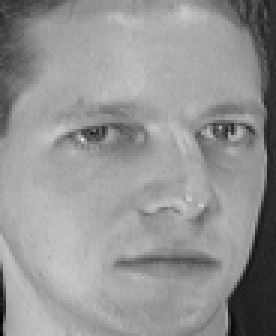
#> input picture data/data/ORL/s1/2.pgm, 92 x 112 px, found by its file name (shown 3 times larger); its folder holds only this picture in this run
$ jupyter execute --allow-errors assignment1_v2.ipynb   (shell and % lines are left out)
#> lines starting #> are read from the running program, lines starting #| are printed output that depends on the picture
## COMP5328 - Advanced Machine Learning
## Assignment 1: Non-negative Matrix Factorization
----------------------------------------------------------------------------------------

**(Semester 2, 2025)**

In this ipython notebook, we provide some example code for assignment1.
+ Load Data.
    - ORL dataset.
    - Extended YaleB dataset.
    - AR dataset (**optional**).
+ Perform Evaluation.
   - Relative Reconstruction Errors.
   - Accuracy, NMI (**optional**).

Lecturer: Tongliang Liu.

**Note: All datasets can be used only for this assignment and you are not allowed to distribute these datasets. If you want to use AR dataset, you need to apply it by yourself (we do not provide AR dataset due to the problem of license, please find more details in http://www2.ece.ohio-state.edu/~aleix/ARdatabase.html).**

## 1. Load Dataset

### 1.0 Data Folder

[cell 1]
# The structure of data folder.

### 1.1 Load ORL Dataset and Extended YaleB Dataset.
+ ORL dataset contains ten different images of each of 40 distinct subjects. For some subjects, the images were taken at different times, varying the lighting, facial expressions (open / closed eyes, smiling / not smiling) and facial details (glasses / no glasses). All the images were taken against a dark homogeneous background with the subjects in an upright, frontal position (with tolerance for some side movement). The size of each image is 92x112 pixels, with 256 grey levels per pixel. To further reduce the computation complexity, you can resize all images to 30x37 pixels.

+ Extended YaleB dataset contains 2414 images of 38 human subjects under 9 poses and 64 illumination conditions. All images are manually aligned, cropped, and then resized to 168x192 pixels. To further reduce the computation complexity, you can resize all images to 42x48 pixels.

[cell 2]
import os
import numpy as np
from PIL import Image, ImageOps, ImageFilter

def load_data(root='data/CroppedYaleB', reduce=4,
              enable_equalize=True,
              enable_median=True, median_ksize=3,
              robust_norm=True, p_low=1.0, p_high=99.0,
              ellipse_mask=True, mask_rx=0.85, mask_ry=0.90):
    """
    Load ORL (or Extended YaleB) dataset to numpy array.

    Args:
        root: path to dataset.
        reduce: scale factor for zooming out images.
        enable_equalize: apply global histogram equalization.
        enable_median: apply median denoising.
        median_ksize: kernel size for median filter (odd number ≥3).
        robust_norm: percentile scaling to [0,1].
        p_low, p_high: low/high percentiles for robust normalization.
        ellipse_mask: apply elliptical mask to suppress background.
        mask_rx, mask_ry: mask radii ratios along x/y (0~1).
    """
    images, labels = [], []

    for i, person in enumerate(sorted(os.listdir(root))):

        if not os.path.isdir(os.path.join(root, person)):
            continue

        for fname in os.listdir(os.path.join(root, person)):

            # Remove background images in Extended YaleB dataset.
            if fname.endswith('Ambient.pgm'):
                continue

            if not fname.endswith('.pgm'):
                continue

            # load image.
            img = Image.open(os.path.join(root, person, fname))
            img = img.convert('L')  # grey image.

            # reduce computation complexity
             # Use bilinear interpolation when resizing
            img = img.resize([s // reduce for s in img.size], resample=Image.BILINEAR)


            # global histogram equalization (enhance contrast)
            if enable_equalize:
                img = ImageOps.equalize(img)

            # median denoising (salt-and-pepper noise; preserves edges)
            if enable_median and (median_ksize is not None) and (median_ksize >= 3) and (median_ksize % 2 == 1):
                img = img.filter(ImageFilter.MedianFilter(size=median_ksize))

            # convert image to numpy array (float for later ops)
            arr = np.asarray(img).astype(np.float64)

            #  robust intensity normalization via percentiles → [0,1]
            if robust_norm:
                lo = np.percentile(arr, p_low)
                hi = np.percentile(arr, p_high)
                denom = max(hi - lo, 1e-6)
                arr = np.clip((arr - lo) / denom, 0.0, 1.0)

            #  elliptical mask to suppress background
            if ellipse_mask:
                h, w = arr.shape
                yy, xx = np.mgrid[0:h, 0:w]
                cy, cx = (h - 1) / 2.0, (w - 1) / 2.0
                ay, ax = (h * mask_ry) / 2.0, (w * mask_rx) / 2.0
                mask = (((yy - cy) / (ay + 1e-6))**2 + ((xx - cx) / (ax + 1e-6))**2 <= 1.0).astype(np.float64)
                arr = arr * mask

            # reshape to column vector after preprocessing
            img_vec = arr.reshape((-1, 1))


            # collect data and label.
            images.append(img_vec)
            labels.append(i)

    # concate all images and labels
    images = np.concatenate(images, axis=1)
    labels = np.array(labels)

    return images, labels

[cell 3]
# Load ORL dataset.
X_orl, y_orl = load_data(
    root='data/ORL',
    reduce=3,
)
#> in load_data, img is the input picture: PIL image 92x112 L; min 2, max 223, mean 148
#> in load_data, `img = img.resize([s // reduce for s in img.size], resample=Image.BILIN..`:
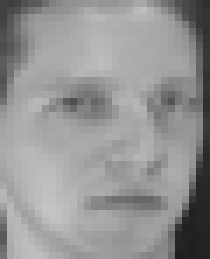
#> img: PIL image 30x37 L (shown 7 times larger); min 30, max 196, mean 148.1
#> in load_data, `img = ImageOps.equalize(img)`:
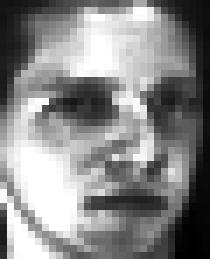
#> img: PIL image 30x37 L (shown 7 times larger); min 0, max 255, mean 135.9
#> in load_data, `img = img.filter(ImageFilter.MedianFilter(size=median_ksize))`:
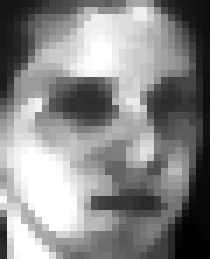
#> img: PIL image 30x37 L (shown 7 times larger); min 1, max 255, mean 136
#> in load_data, `lo = np.percentile(arr, p_low)`: lo = 2
#> in load_data, `hi = np.percentile(arr, p_high)`: hi = 255
#> in load_data, `denom = max(hi - lo, 1e-6)`: denom = 253
#> in load_data, `arr = arr * mask`:
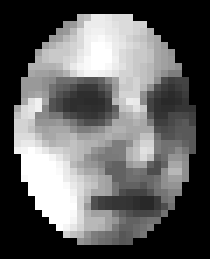
#> arr: shape (37, 30) float64 (shown 7 times larger); min 0, max 1, mean 0.382
#> in load_data, `img_vec = arr.reshape((-1, 1))`: img_vec = 1110 values, max 1 at index 193, min 0 at index 0, mean 0.382
#> pass 2 of the loop in load_data, `for i, person in enumerate(sorted(os.listdir(root))):`:
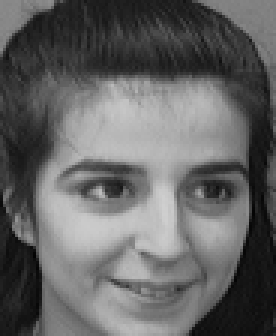
#> input picture data/data/ORL/s10/3.pgm, 92 x 112 px, found by its file name (shown 3 times larger)
#> in load_data, img is the input picture: PIL image 92x112 L; min 3, max 207, mean 99.9
#> in load_data, `img = img.filter(ImageFilter.MedianFilter(size=median_ksize))`:
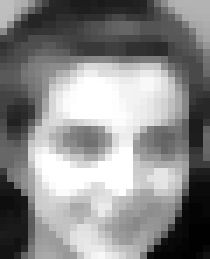
#> img: PIL image 30x37 L (shown 7 times larger); min 1, max 255, mean 137.5
#> lo = 1
#> denom = 254
#> in load_data, `arr = arr * mask`:
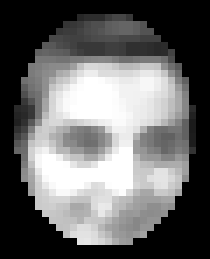
#> arr: shape (37, 30) float64 (shown 7 times larger); min 0, max 1, mean 0.414
#> img_vec = 1110 values, max 1 at index 342, min 0 at index 0, mean 0.414
#> pass 3 of the loop in load_data, `for i, person in enumerate(sorted(os.listdir(root))):`:
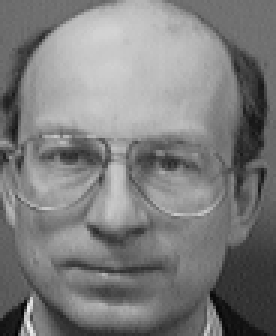
#> input picture data/data/ORL/s13/1.pgm, 92 x 112 px, found by its file name (shown 3 times larger)
#> in load_data, img is the input picture: PIL image 92x112 L; min 2, max 242, mean 125.2
#> in load_data, `img = img.filter(ImageFilter.MedianFilter(size=median_ksize))`:
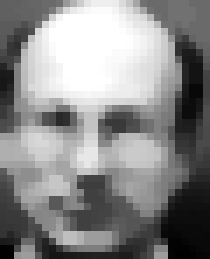
#> img: PIL image 30x37 L (shown 7 times larger); min 1, max 255, mean 137.4
#> lo = 4.09
#> denom = 250.9
#> in load_data, `arr = arr * mask`:
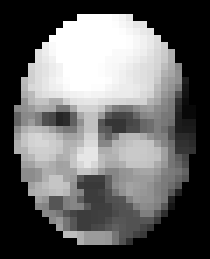
#> arr: shape (37, 30) float64 (shown 7 times larger); min 0, max 1, mean 0.399
#> img_vec = 1110 values, max 1 at index 71, min 0 at index 0, mean 0.399
print(f"ORL:   X={X_orl.shape}, y={y_orl.shape}")
#| ORL:   X=(1110, 4), y=(4,)


# Load Extended YaleB dataset.
#> (the rest of this cell did not finish here and is left out)

print(f"YaleB: X={X_yale.shape}, y={y_yale.shape}")

### 1.2 Load AR Dataset (Optional)
AR dataset contains 2600 images of 100 individuals (50 male and 50 female). All images have been cropped and resized to 120x165 pixels. To further reduce the computation complexity, you can resize all images to 40x55 pixels.

[cell 4]
# [42 lines left out: function load_data_AR, not called in this run]

[cell 5]
# X, Y = load_data_AR(root='data/CroppedAR', reduce=3)
# print('AR dataset: X.shape = {}, Y.shape = {}'.format(X.shape, Y.shape))

---------------------------

## 2. Evaluation Metrics

### 2.1 Relative Reconstruction Errors (RRE)

To compare the robustness of different NMF algorithms, you can use the ```relative reconstruction errors```. Let $V$ denote the contaminated dataset (by adding noise), and $\hat{V}$
 denote the clean dataset. Let $W$ and $H$ denote the factorization results on $V$, the ``relative reconstruction errors`` then can be defined as follows:
 \begin{equation}
    RRE = \frac{ \| \hat{V} - WH \|_F }{ \| \hat{V} \|_F}.
\end{equation}

[cell 6]
# Load dataset.
print('==> Load ORL dataset ...')
V_hat, Y_hat = load_data('data/ORL', reduce=3)
#> pass 2 of the loop in load_data, `for i, person in enumerate(sorted(os.listdir(root))):`:
#> pass 3 of the loop in load_data, `for i, person in enumerate(sorted(os.listdir(root))):`:
print('V_hat.shape={}, Y_hat.shape={}'.format(V_hat.shape, Y_hat.shape))
#| V_hat.shape=(1110, 4), Y_hat.shape=(4,)

# Add Noise.
V_noise = np.random.rand(*V_hat.shape) * 40
V = V_hat + V_noise

# Plot result.
import matplotlib.pyplot as plt
img_size = [i//3 for i in (92, 112)] # ORL
ind = 2 # index of demo image.
plt.figure(figsize=(10,3))
plt.subplot(131)
plt.imshow(V_hat[:,ind].reshape(img_size[1],img_size[0]), cmap=plt.cm.gray)
plt.title('Image(Original)')
plt.subplot(132)
plt.imshow(V_noise[:,ind].reshape(img_size[1],img_size[0]), cmap=plt.cm.gray)
plt.title('Noise')
plt.subplot(133)
plt.imshow(V[:,ind].reshape(img_size[1],img_size[0]), cmap=plt.cm.gray)
plt.title('Image(Noise)')
plt.show()
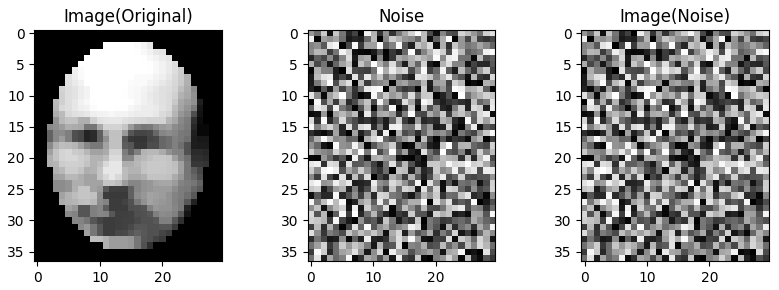
#> figure drawn by matplotlib, 3 panels

# TODO: you should implement NMF algorithms by yourself.
print('==> Apply NMF ...')
from sklearn.decomposition import NMF
model = NMF(n_components=len(set(Y_hat))) # set n_components to num_classes.
W = model.fit_transform(V)
H = model.components_
print('W.shape={}, H.shape={}'.format(W.shape, H.shape))
#| W.shape=(1110, 3), H.shape=(3, 4)

# Evaluate relative reconstruction errors.
print('==> Evaluate RRE ...')
RRE = np.linalg.norm(V_hat - W.dot(H)) / np.linalg.norm(V_hat)
print('RRE = {}'.format(RRE))

### 2.2 Evaluate Clustering Performance

1. Accuracy.

    $$ Acc(Y, Y_{pred}) = \frac{1}{n}\sum\limits_{i=1}^n 1\{Y_{pred}(i) == Y(i)\}$$

2. Normalized Mutual Information (NMI).

    $$ NMI(Y, Y_{pred}) = \frac{2 * I(Y, Y_{pred})}{H(Y) + H(Y_{pred})} $$

   where $ I(\cdot,\cdot) $ is mutual information and $ H(\cdot) $ is entropy.

[cell 7]
from collections import Counter
from sklearn.cluster import KMeans
from sklearn.metrics import accuracy_score
from sklearn.metrics import normalized_mutual_info_score

def assign_cluster_label(X, Y):
    kmeans = KMeans(n_clusters=len(set(Y))).fit(X)
    Y_pred = np.zeros(Y.shape)
    for i in set(kmeans.labels_):
        ind = kmeans.labels_ == i
        Y_pred[ind] = Counter(Y[ind]).most_common(1)[0][0] # assign label.
    return Y_pred

print('==> Evaluate Acc and NMI ...')

# Assign cluster labels.
Y_pred = assign_cluster_label(H.T, Y_hat)

acc = accuracy_score(Y_hat, Y_pred)
nmi = normalized_mutual_info_score(Y_hat, Y_pred)
print('Acc(NMI) = {:.4f} ({:.4f})'.format(acc, nmi))
